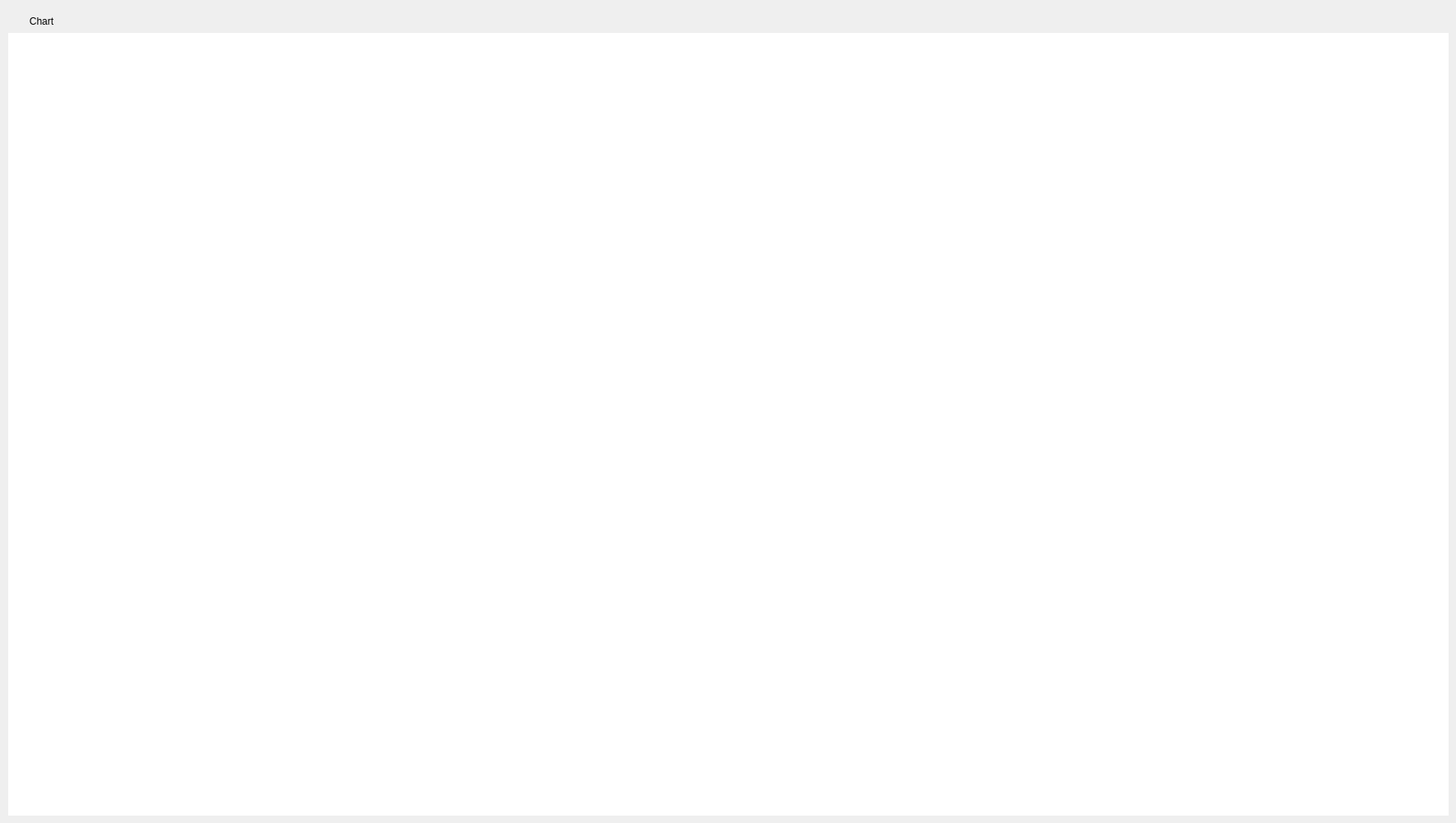
<?xml version="1.0" encoding="UTF-8"?>
<ui version="4.0">
 <class>childChart</class>
 <widget class="QWidget" name="childChart">
  <property name="geometry">
   <rect>
    <x>0</x>
    <y>0</y>
    <width>1770</width>
    <height>1000</height>
   </rect>
  </property>
  <property name="windowTitle">
   <string>CmChart</string>
  </property>
  <property name="windowIcon">
   <iconset resource="../core_res.qrc">
    <normaloff>:/CmCat_Res/5G.jpg</normaloff>:/CmCat_Res/5G.jpg</iconset>
  </property>
  <widget class="QLabel" name="label_chart">
   <property name="geometry">
    <rect>
     <x>10</x>
     <y>10</y>
     <width>81</width>
     <height>31</height>
    </rect>
   </property>
   <property name="styleSheet">
    <string notr="true">font: 9pt &quot;Impact&quot;;</string>
   </property>
   <property name="text">
    <string>Chart</string>
   </property>
   <property name="alignment">
    <set>Qt::AlignCenter</set>
   </property>
  </widget>
  <widget class="QWidget" name="widget_chart" native="true">
   <property name="geometry">
    <rect>
     <x>10</x>
     <y>40</y>
     <width>1751</width>
     <height>951</height>
    </rect>
   </property>
   <property name="styleSheet">
    <string notr="true">background-color: rgb(255, 255, 255);</string>
   </property>
  </widget>
 </widget>
 <resources>
  <include location="../core_res.qrc"/>
 </resources>
 <connections/>
</ui>
